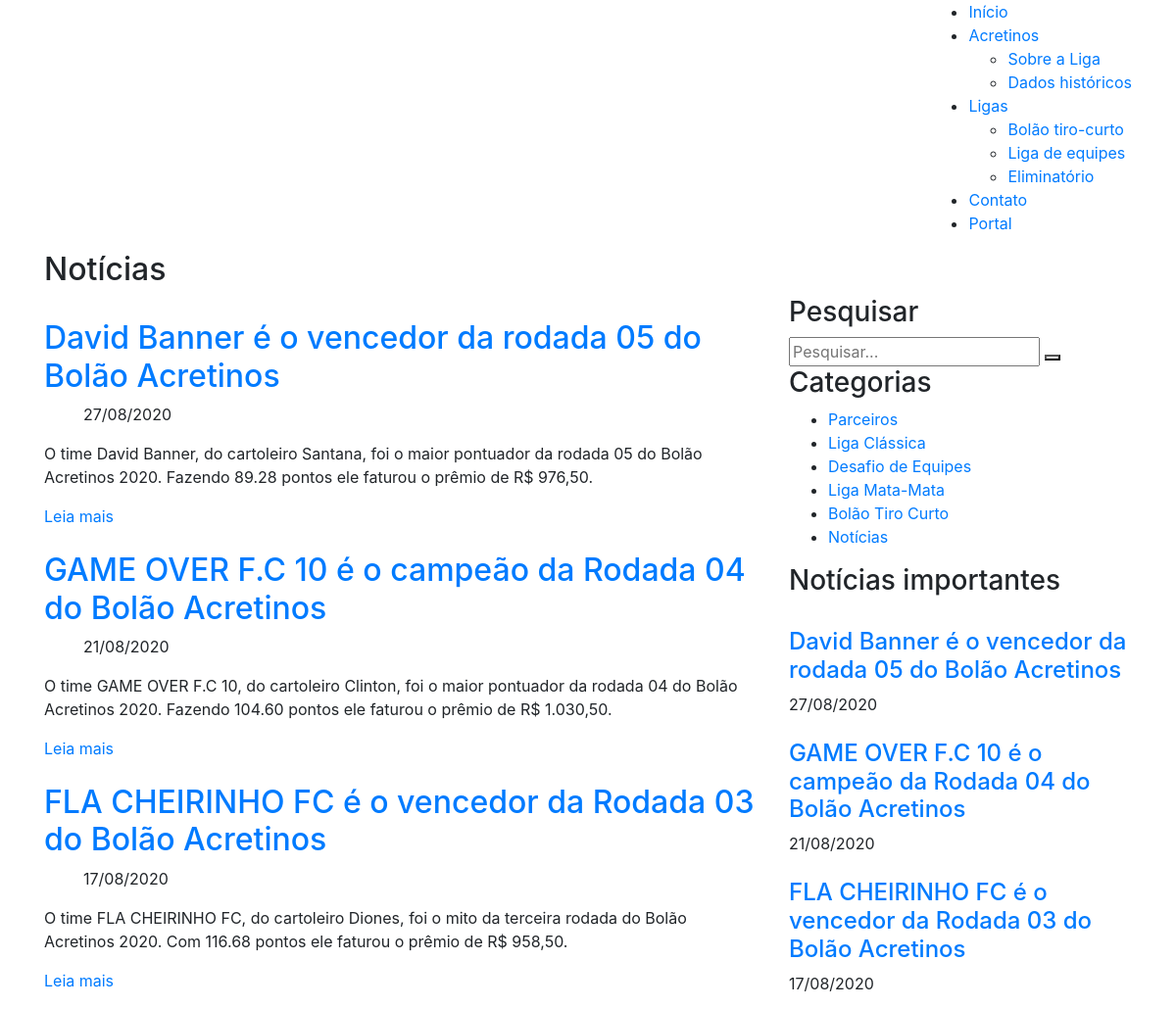
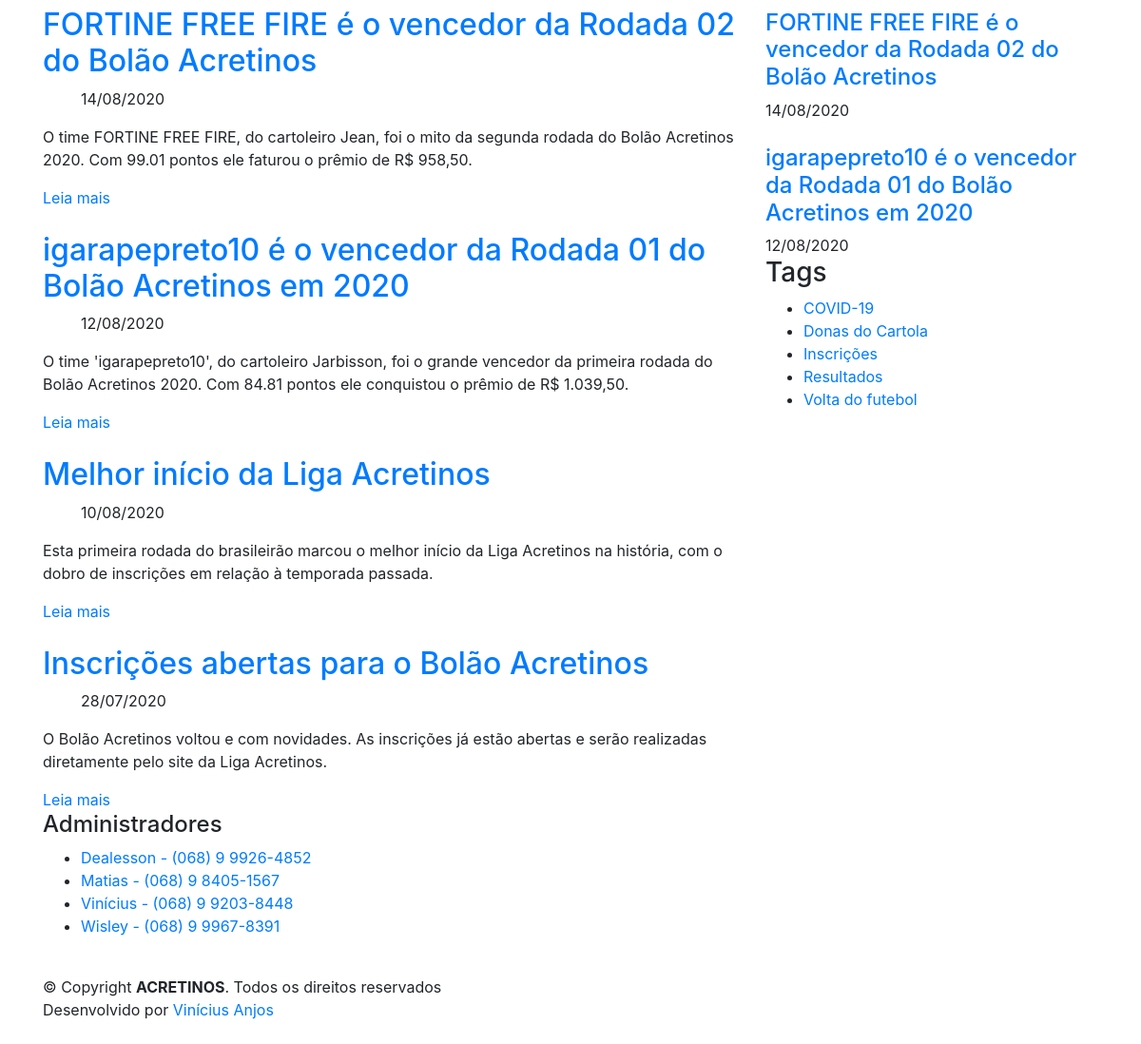
/index.php/noticias, run on the app's committed database (2 pictures, top to bottom).
### tables this page shows
CREATE TABLE `news` (
  `newsid` int(11) NOT NULL,
  `newstitle` varchar(255) DEFAULT NULL,
  `newsresume` text,
  `newscontent` text,
  `newscategory` int(11) DEFAULT NULL,
  `newstype` tinyint(4) DEFAULT NULL,
  `newsfront` varchar(255) DEFAULT NULL,
  `newsthumb` varchar(255) DEFAULT NULL,
  `newsdate` timestamp NULL DEFAULT CURRENT_TIMESTAMP,
  `newsslug` varchar(255) DEFAULT NULL,
  `newsdraft` tinyint(4) NOT NULL,
  `newsscheduled` tinyint(4) NOT NULL,
  `newsstatus` tinyint(4) NOT NULL
);

CREATE TABLE `category` (
  `categoryid` int(11) NOT NULL,
  `categoryname` varchar(255) NOT NULL,
  `categoryslug` varchar(255) NOT NULL,
  `categorystatus` tinyint(4) NOT NULL
);

CREATE TABLE `tag` (
  `tagid` int(11) NOT NULL,
  `tagname` varchar(255) NOT NULL,
  `tagslug` varchar(255) NOT NULL,
  `tagstatus` tinyint(4) NOT NULL
);

### application/controllers/Noticias.php (called while the page is built, shortened)
<?php
class Noticias extends CI_Controller {
    public function index(){
		$this->load->model('CategoryModel');
		$this->load->model('TagModel');
		$this->load->model('NewsModel');
		$category = new CategoryModel();
		$tag = new TagModel();
		$news = new NewsModel();
		$ogdata = $this->getOgdata();
        $pagedata = array("ogdata" => $ogdata);
		$listing = $news->listing();
		$content = array("notice" => $listing);
		$listingfront = $news->listfront();
		$listingcategory = $category->listing();
		$listingtag = $tag->listing();
		$menu = array("categories" => $listingcategory, "noticemenu" => $listingfront, "tags" => $listingtag);
        $this->load->view('template/header', $pagedata);
        $this->load->view('notice', $content);
        $this->load->view('template/newsmenu', $menu);
		$this->load->view('template/footer');
    }
	public function getOgdata() {
		$current = array(
			"id" => 7,
			"page" => "user",
			"title" => "Notícias",
			"description" => "Todas as novidades envolvendo a liga",
			"url" => "https://www.acretinos.com.br/noticias",
			"image" => "https://www.acretinos.com.br/assets/img/logotipo.png",
			"imagealt" => "Todas as novidades envolvendo a liga",
			"keywords" => "cartola, cartola fc, futebol, brasileirão, campeonato brasileiro, acretinos, bolão, liga, mata-mata, dinheiro, dinheiro com futebol",
		);
        return array("current" => $current);
    }
}

### index.php (called while the page is built, shortened)
<?php
require_once BASEPATH.'core/CodeIgniter.php';

### application/models/NewsModel.php (called while the page is built, shortened)
<?php
class NewsModel extends CI_Model{
    public function listing() {
        $this->db->where("newsstatus", 1);
        $this->db->order_by("newsdate", "desc");
        return $this->db->get("news")->result();
    }
    public function listfront() {
        $this->db->where("newsstatus", 1);
        $this->db->where("newstype", 1);
        $this->db->order_by("newsdate", "desc");
        return $this->db->get("news", 5)->result();
    }
}

### application/models/CategoryModel.php (called while the page is built, shortened)
<?php
class CategoryModel extends CI_Model{
    public function listing() {
        $this->db->select('*');
        $this->db->order_by("categoryid", "asc");
        return $this->db->get("category")->result();
    }
}

### application/models/TagModel.php (called while the page is built, shortened)
<?php
class TagModel extends CI_Model{
    public function listing() {
        $this->db->select('*');
        $this->db->order_by("tagname", "asc");
        return $this->db->get("tag")->result();
    }
}

### application/views/notice.php (the view, shortened to what this page needs)
<head>
</head>
<main id="main">
	<section id="breadcrumbs" class="breadcrumbs">
		<div class="container">
			<div class="d-flex justify-content-between align-items-center">
				<h2>Notícias</h2>
			</div>
		</div>
	</section>
	<section id="blog" class="blog">
		<div class="container">
			<div class="row">
				<div class="col-lg-8 entries">
					<?php if ($notice) { ?>
						<?php foreach ($notice as $news) { ?>
							<article class="entry" data-aos="fade-up">
								<div class="entry-img">
								</div>
								<h2 class="entry-title">
									<a href="<?= base_url('noticias/noticia/' . $news->newsslug); ?>"><?php echo $news->newstitle; ?></a>
								</h2>
								<div class="entry-meta">
									<ul>
										<li class="d-flex align-items-center"><i class="icofont-wall-clock"></i> <time datetime="<?php echo date('Y-m-d', strtotime($news->newsdate)); ?>"><?php echo date('d/m/Y', strtotime($news->newsdate)); ?></time></li>
									</ul>
								</div>
								<div class="entry-content">
									<p>
										<?php echo $news->newsresume; ?>
									</p>
									<div class="read-more">
										<a href="<?= base_url('noticias/noticia/' . $news->newsslug); ?>">Leia mais</a>
									</div>
								</div>
							</article>
						<?php } ?>
					<?php } else { ?>
						<h5> Nenhuma notícia a ser exibida. </h5>
					<?php } ?>
				</div>

### application/views/template/header.php (shortened to what this page needs)
<!DOCTYPE html>
<html lang="pt-BR">
    <head>
		<link href="<?= base_url('assets/css/style.css'); ?>" rel="stylesheet" />
        <link href="<?= base_url('assets/vendor/bootstrap/css/bootstrap.min.css'); ?>" rel="stylesheet" />
        <link href="<?= base_url('assets/vendor/icofont/icofont.min.css'); ?>" rel="stylesheet" />
        <link href="<?= base_url('assets/vendor/boxicons/css/boxicons.min.css'); ?>" rel="stylesheet">
        <link href="<?= base_url('assets/vendor/animate.css/animate.min.css'); ?>" rel="stylesheet" />
        <link href="<?= base_url('assets/vendor/venobox/venobox.css'); ?>" rel="stylesheet" />
        <link href="<?= base_url('assets/vendor/owl.carousel/assets/owl.carousel.min.css'); ?>" rel="stylesheet" />
        <link href="<?= base_url('assets/vendor/aos/aos.css'); ?>" rel="stylesheet" />
        <link href="<?= base_url('assets/skins/default.css'); ?>" rel="stylesheet" />
		<link href="<?= base_url('assets/vendor/datatables/dataTables.bootstrap4.min.css'); ?>" rel="stylesheet">
    </head>
    <body>
		<header id="header">
			<div class="container d-flex">
				<nav class="nav-menu d-none d-lg-block">
					<ul>
						<li class="<?php if($ogdata['current']['id'] == 0){echo 'active';} ?>"><a href="<?= base_url('inicio'); ?>">Início</a></li>
						<li class="drop-down <?php if($ogdata['current']['id'] > 0 & $ogdata['current']['id'] < 3){echo 'active';} ?>">
							<a href="">Acretinos</a>
							<ul>
								<li class="<?php if($ogdata['current']['id'] == 1){echo 'active';} ?>"><a href="<?= base_url('sobre'); ?>">Sobre a Liga</a></li>
								<li class="<?php if($ogdata['current']['id'] == 2){echo 'active';} ?>"><a href="<?= base_url('historico'); ?>">Dados históricos</a></li>
							</ul>
						</li>
						<li class="drop-down <?php if($ogdata['current']['id'] > 2 & $ogdata['current']['id'] < 7){echo 'active';} ?>">
							<a href="">Ligas</a>
							<ul>
								<li class="<?php if($ogdata['current']['id'] == 4){echo 'active';} ?>"><a href="<?= base_url('bolao'); ?>">Bolão tiro-curto </a></li>
								<li class="<?php if($ogdata['current']['id'] == 6){echo 'active';} ?>"><a href="<?= base_url('equipes'); ?>">Liga de equipes </a></li>
								<li class="<?php if($ogdata['current']['id'] == 9){echo 'active';} ?>"><a href="<?= base_url('eliminatorio'); ?>">Eliminatório </a></li>
							</ul>
						</li>
						<li class="<?php if($ogdata['current']['id'] == 8){echo 'active';} ?>">
							<a href="<?= base_url('contato'); ?>">Contato </a>
						</li>
						<li class="<?php if($ogdata['current']['id'] == 10){echo 'active';} ?>">
							<a href="<?= "https://www.portal.acretinos.com.br"; ?>" target="_blank">Portal</a>
						</li>
					</ul>
				</nav>
			</div>
		</header>

### application/views/template/newsmenu.php (shortened to what this page needs)
				<div class="col-lg-4">
					<div class="sidebar" data-aos="fade-left">
						<h3 class="sidebar-title">Pesquisar</h3>
						<div class="sidebar-item search-form">
							<form action="<?= base_url('noticias/pesquisar');?>" method="post">
								<input placeholder="Pesquisar..." type="text" name="searchlabel" id="searchlabel">
								<button type="submit"><i class="icofont-search"></i></button>
							</form>
						</div>
						<h3 class="sidebar-title">Categorias</h3>
						<div class="sidebar-item categories">
							<ul>
								<?php foreach ($categories as $category){ ?>
									<li><a href="<?= base_url('noticias/categorias/' . $category->categoryid); ?>"><?php echo $category->categoryname; ?></a></li>
								<?php } ?>
							</ul>
						</div>
						<h3 class="sidebar-title">Notícias importantes</h3>
						<div class="sidebar-item recent-posts">
							<?php if ($noticemenu) { ?>
								<?php foreach ($noticemenu as $newsmenu) { ?>
									<div class="post-item clearfix">
										<h4><a href="<?= base_url('noticias/noticia/' . $newsmenu->newsslug); ?>"><?php echo $newsmenu->newstitle; ?></a></h4>
										<time datetime="<?php echo date('Y-m-d', strtotime($newsmenu->newsdate)); ?>"><?php echo date('d/m/Y', strtotime($newsmenu->newsdate)); ?></time>
									</div>
								<?php } ?>
							<?php } ?>
						</div>
						<h3 class="sidebar-title">Tags</h3>
						<div class="sidebar-item tags">
							<ul>
								<?php foreach ($tags as $tag){ ?>
									<li><a href="<?= base_url('noticias/tags/' . $tag->tagid); ?>"><?= $tag->tagname; ?></a></li>
								<?php } ?>
							</ul>
						</div>
					</div>
				</div>
			</div>
		</div>
    </section>
</main>

### application/views/template/footer.php (shortened to what this page needs)
		<footer id="footer">
			<div class="footer-top">
				<div class="container">
					<div class="row">
						<div class="col-lg-4 col-md-6 footer-links">
							<h4>Administradores</h4>
							<ul>
								<li><i class="icofont-brand-whatsapp"></i> <a href="https://api.whatsapp.com/send?phone=5568999264852&text=Olá, Dealesson. Vim através do site da Liga Acretinos, e gostaria de mais informações sobre a liga. " target="_blank"> Dealesson - (068) 9 9926-4852 </a></li>
								<li><i class="icofont-brand-whatsapp"></i> <a href="https://api.whatsapp.com/send?phone=5568984051567&text=Olá, Matias. Vim através do site da Liga Acretinos, e gostaria de mais informações sobre a liga. " target="_blank"> Matias - (068) 9 8405-1567 </a></li>
								<li><i class="icofont-brand-whatsapp"></i> <a href="https://api.whatsapp.com/send?phone=5568992038448&text=Olá, Vinícius. Vim através do site da Liga Acretinos, e gostaria de mais informações sobre a liga. " target="_blank"> Vinícius - (068) 9 9203-8448 </a> <br></li>
								<li><i class="icofont-brand-whatsapp"></i> <a href="https://api.whatsapp.com/send?phone=5568999678391&text=Olá, Wisley. Vim através do site da Liga Acretinos, e gostaria de mais informações sobre a liga. " target="_blank"> Wisley - (068) 9 9967-8391 </a> <br></li>
							</ul>
						</div>
					</div>
				</div>
			</div>
			<div class="container d-md-flex py-4">
				<div class="mr-md-auto text-center text-md-left">
					<div class="copyright">
					  &copy; Copyright <strong><span>ACRETINOS</span></strong>. Todos os direitos reservados
					</div>
					<div class="credits">
						Desenvolvido por <a href="https://github.com/asvinicius">Vinícius Anjos</a>
					</div>
				</div>
			</div>
		</footer>
	</body>
</html>

### application/views/template/header.php (style rules this page uses)
a:link { text-decoration:none; }

### data on the page
news: newstitle "David Banner é o vencedor da rodada 05 do Bolão Acretinos", newsdate "27/08/2020", newsresume "O time David Banner, do cartoleiro Santana, foi o maior pontuador da rodada 05 do Bolão Acretinos 2020. Fazendo 89.28 pontos ele faturou o prêmio de R$ 976,50."
news: newstitle "GAME OVER F.C 10 é o campeão da Rodada 04 do Bolão Acretinos", newsdate "21/08/2020", newsresume "O time GAME OVER F.C 10, do cartoleiro Clinton, foi o maior pontuador da rodada 04 do Bolão Acretinos 2020. Fazendo 104.60 pontos ele faturou o prêmio de R$ 1.030,50."
news: newstitle "FLA CHEIRINHO FC é o vencedor da Rodada 03 do Bolão Acretinos", newsdate "17/08/2020", newsresume "O time FLA CHEIRINHO FC, do cartoleiro Diones, foi o mito da terceira rodada do Bolão Acretinos 2020. Com 116.68 pontos ele faturou o prêmio de R$ 958,50."
news: newstitle "FORTINE FREE FIRE é o vencedor da Rodada 02 do Bolão Acretinos", newsdate "14/08/2020", newsresume "O time FORTINE FREE FIRE, do cartoleiro Jean, foi o mito da segunda rodada do Bolão Acretinos 2020. Com 99.01 pontos ele faturou o prêmio de R$ 958,50."
news: newstitle "igarapepreto10 é o vencedor da Rodada 01 do Bolão Acretinos em 2020", newsdate "12/08/2020", newsresume "O time 'igarapepreto10', do cartoleiro Jarbisson, foi o grande vencedor da primeira rodada do Bolão Acretinos 2020. Com 84.81 pontos ele conquistou o prêmio de R$ 1.039,50."
news: newstitle "Melhor início da Liga Acretinos", newsdate "10/08/2020", newsresume "Esta primeira rodada do brasileirão marcou o melhor início da Liga Acretinos na história, com o dobro de inscrições em relação à temporada passada."
news: newstitle "Inscrições abertas para o Bolão Acretinos", newsdate "28/07/2020", newsresume "O Bolão Acretinos voltou e com novidades. As inscrições já estão abertas e serão realizadas diretamente pelo site da Liga Acretinos."
category: categoryname "Parceiros"
category: categoryname "Liga Clássica"
category: categoryname "Desafio de Equipes"
category: categoryname "Liga Mata-Mata"
category: categoryname "Bolão Tiro Curto"
category: categoryname "Notícias"
tag: tagname "COVID-19"
tag: tagname "Donas do Cartola"
tag: tagname "Inscrições"
tag: tagname "Resultados"
tag: tagname "Volta do futebol"
